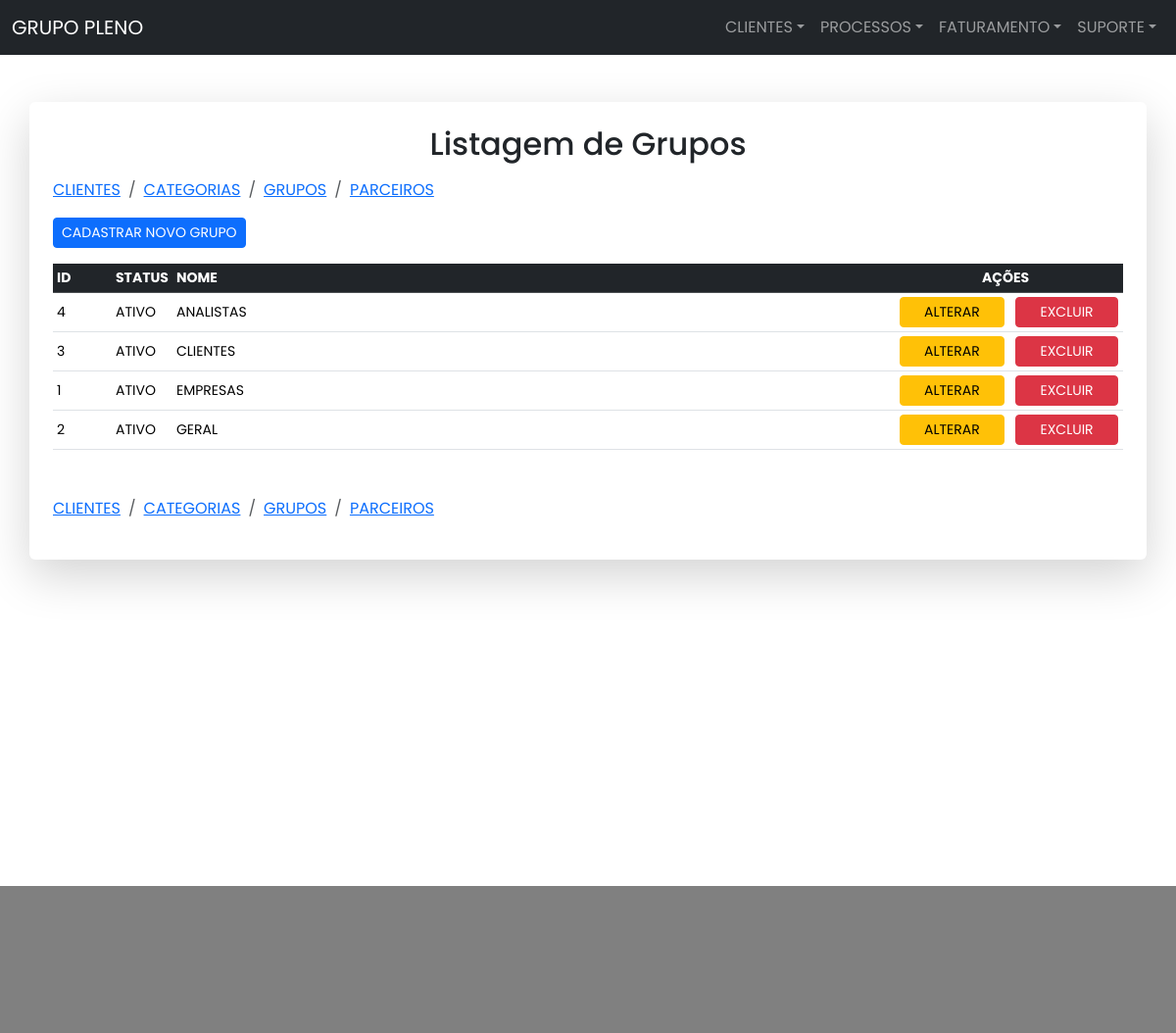
The page /grupos/ on the database its author committed.
### parceiros/models.py (models this page shows, shortened)
class Teste1Grupo(models.Model):
    STATUS_CHOICES = [
        ('A', 'ATIVO'),
        ('I', 'INATIVO'),
    ]
    nome = models.CharField(max_length=100)
    status = models.CharField(
        max_length=2, choices=STATUS_CHOICES)

### parceiros/views.py (the view, shortened to what this page needs)
# urls.py: path('grupos/', GrupoView.as_view(), name='grupos'),
class GrupoView(View):
    template_name = 'clientes/grupos_list.html'
    def get(self, request):
        title = 'GRUPOS'
        grupos = Teste1Grupo.objects.all().order_by('nome')
        form = GrupoForm()
        return render(request, GrupoView.template_name, {
            'title': title,
            'grupos': grupos,
            'form': form
        })

### parceiros/templates/clientes/grupos_list.html (shortened to what this page needs)
{% extends 'base.html' %}
{% load static %}
{% block body %}
<main class="container p-4 shadow-lg p-3 mb-5 bg-white rounded my-5">
    <h2 class="text-center mb-3">Listagem de Grupos</h2>
    {% include 'clientes/_breadcrumb_clientes.html' %}
    <button data-bs-toggle="modal" data-bs-target="#createModal" class="btn btn-sm btn-primary btn-sm mb-3">CADASTRAR NOVO GRUPO</button>
    <table class="table table-responsive table-hover table-sm">
        <thead class="table-dark">
            <tr class="small text-uppercase">
                <th>ID</th>
                <th>Status</th>
                <th>Nome</th>
                <th class="text-center">Ações</th>
            </tr>
        </thead>
        <tbody class="table-sm">
            {% for grupo in grupos %}
            <tr class="small">
                <td class="align-middle" style="width:60px">{{ grupo.id }}</td>
                <td class="align-middle" style="width:60px">{{ grupo.get_status_display }}</td>
                <td class="align-middle">{{ grupo.nome }}</td>
                <td class="align-middle" style="width:240px" class="text-center">
                    <a href="" data-bs-toggle="modal" data-bs-target="#updateModal_{{ grupo.id }}" class="btn btn-sm btn-warning px-4 mx-2">ALTERAR</a>
                    <a href="" data-bs-toggle="modal" data-bs-target="#deletModal_{{ grupo.id }}" class="btn btn-sm btn-danger px-4">EXCLUIR</a>
                </td>
            </tr>
            {% endfor %}
        </tbody>
    </table>
    {% include 'clientes/_breadcrumb_clientes.html' %}
</main>
{% endblock %}

### operacional/templates/base.html (style rules this page uses)
* { font-family: 'Poppins', sans-serif; }

### rows shown on the page
Teste1Grupo: id "4", status "ATIVO", nome "ANALISTAS"
Teste1Grupo: id "3", status "ATIVO", nome "CLIENTES"
Teste1Grupo: id "1", status "ATIVO", nome "EMPRESAS"
Teste1Grupo: id "2", status "ATIVO", nome "GERAL"
